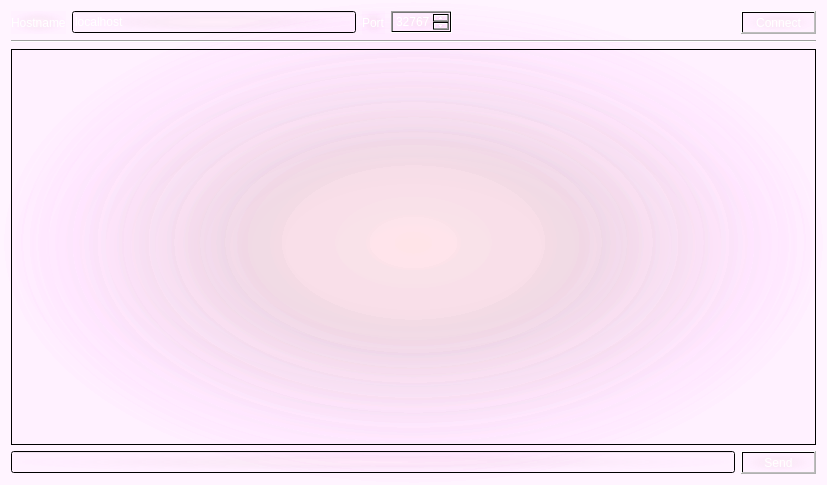
<?xml version="1.0" encoding="UTF-8"?>
<ui version="4.0">
 <class>chat</class>
 <widget class="QMainWindow" name="chat">
  <property name="geometry">
   <rect>
    <x>0</x>
    <y>0</y>
    <width>827</width>
    <height>485</height>
   </rect>
  </property>
  <property name="windowTitle">
   <string>QSsl Chat Client</string>
  </property>
  <property name="styleSheet">
   <string notr="true">background-color: qradialgradient(spread:pad, cx:0.5, cy:0.5, radius:0.5, fx:0.5, fy:0.5, stop:0 rgba(255, 102, 125, 11), stop:0.423729 rgba(180, 47, 126, 13), stop:0.855932 rgba(255, 170, 255, 20), stop:1 rgba(255, 170, 255, 13));
color: rgb(255, 255, 255);</string>
  </property>
  <widget class="QWidget" name="centralWidget">
   <layout class="QVBoxLayout" name="verticalLayout">
    <item>
     <layout class="QHBoxLayout" name="horizontalLayout">
      <item>
       <widget class="QLabel" name="hostnameLabel">
        <property name="text">
         <string>Hostname</string>
        </property>
       </widget>
      </item>
      <item>
       <widget class="QLineEdit" name="hostnameLineEdit">
        <property name="text">
         <string>localhost</string>
        </property>
       </widget>
      </item>
      <item>
       <widget class="QLabel" name="portLabel">
        <property name="text">
         <string>Port</string>
        </property>
       </widget>
      </item>
      <item>
       <widget class="QSpinBox" name="portSpinBox">
        <property name="minimum">
         <number>1024</number>
        </property>
        <property name="maximum">
         <number>65535</number>
        </property>
        <property name="value">
         <number>32767</number>
        </property>
       </widget>
      </item>
      <item>
       <spacer name="horizontalSpacer">
        <property name="orientation">
         <enum>Qt::Horizontal</enum>
        </property>
        <property name="sizeHint" stdset="0">
         <size>
          <width>40</width>
          <height>20</height>
         </size>
        </property>
       </spacer>
      </item>
      <item>
       <widget class="QPushButton" name="connectDisconnectButton">
        <property name="enabled">
         <bool>false</bool>
        </property>
        <property name="text">
         <string>Connect</string>
        </property>
       </widget>
      </item>
     </layout>
    </item>
    <item>
     <widget class="Line" name="line">
      <property name="orientation">
       <enum>Qt::Horizontal</enum>
      </property>
     </widget>
    </item>
    <item>
     <widget class="QTextEdit" name="chatDisplayTextEdit">
      <property name="readOnly">
       <bool>true</bool>
      </property>
     </widget>
    </item>
    <item>
     <layout class="QHBoxLayout" name="horizontalLayout_2">
      <item>
       <widget class="QLineEdit" name="inputLineEdit">
        <property name="enabled">
         <bool>false</bool>
        </property>
       </widget>
      </item>
      <item>
       <widget class="QPushButton" name="sendButton">
        <property name="enabled">
         <bool>false</bool>
        </property>
        <property name="text">
         <string>Send</string>
        </property>
       </widget>
      </item>
     </layout>
    </item>
   </layout>
  </widget>
 </widget>
 <layoutdefault spacing="6" margin="11"/>
 <resources/>
 <connections>
  <connection>
   <sender>connectDisconnectButton</sender>
   <signal>clicked()</signal>
   <receiver>chat</receiver>
   <slot>connectDisconnectButtonPressed()</slot>
   <hints>
    <hint type="sourcelabel">
     <x>352</x>
     <y>21</y>
    </hint>
    <hint type="destinationlabel">
     <x>199</x>
     <y>149</y>
    </hint>
   </hints>
  </connection>
  <connection>
   <sender>sendButton</sender>
   <signal>clicked()</signal>
   <receiver>chat</receiver>
   <slot>sendButtonPressed()</slot>
   <hints>
    <hint type="sourcelabel">
     <x>352</x>
     <y>278</y>
    </hint>
    <hint type="destinationlabel">
     <x>199</x>
     <y>149</y>
    </hint>
   </hints>
  </connection>
 </connections>
 <slots>
  <slot>connectDisconnectButtonPressed()</slot>
  <slot>sendButtonPressed()</slot>
 </slots>
</ui>
